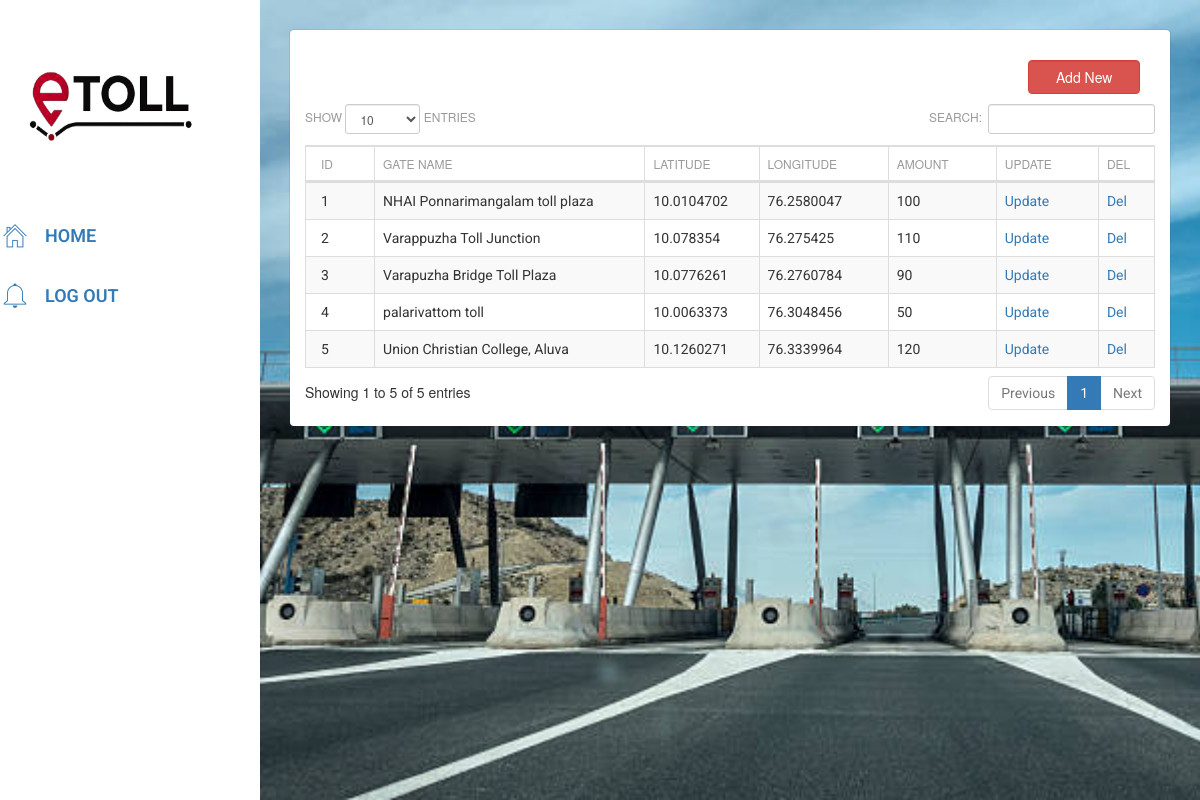
Page /php/E-Toll/toll/select.php on the committed database.
### tables this page shows
CREATE TABLE IF NOT EXISTS `toll` (
  `id` int(10) NOT NULL AUTO_INCREMENT,
  `gate_name` varchar(100) NOT NULL,
  `latitude` varchar(100) NOT NULL,
  `longitude` varchar(100) NOT NULL,
  `amount` varchar(100) NOT NULL,
  PRIMARY KEY (`id`)
);

### php/E-Toll/toll/tables.php (called while the page is built, shortened)
<?php
$table="toll";
?>

### php/E-Toll/toll/select.php (the view, shortened to what this page needs)
<?php
include("tables.php");
include("../header_inner.php");
$i=0;
?>
		<link rel="stylesheet" type="text/css" href="datatables.min.css">
<div class="">
<?php
	echo "<div class='col-sm-2' style='float:right;margin-bottom:10px;'><form action='form.php' method='post'><input type='submit' name='view' value='Add New' class='form-control btn-danger'></form></div>";
?>
<div class="clearfix"></div>
<table id="example" class="table table-striped table-bordered dataTable no-footer" cellspacing="0"  role="grid" aria-describedby="example_info" >
          <?php
		  include("../connection.php");
	?>
	<?php
		  $result2 = mysqli_query($con,"SHOW FIELDS FROM $table");
 echo "<thead><tr>";
while ($row2 = mysqli_fetch_array($result2))
 {
  $name=$row2['Field'];
  echo "<th>".
  str_replace('_', ' ', $name)
  ."</th>";
 $i++;
 }
 echo "
<th>Update</th>
 <th>Del</th>
 </tr></thead>";
   echo "<tbody>";
 	$result = mysqli_query($con,"SELECT * FROM $table ");
		while($row = mysqli_fetch_array($result))
		{
		$id=$row['0'];
		echo "<tr>";
		for($k=0;$k<$i;$k++)
		{
			if($k==30)
			{
			  $sql2 = "select *  from customer where id='$_SESSION[userid]' ";
    $result2 = mysqli_query($con, $sql2) or die("Error in Selecting " . mysqli_error($connection));
$row2 =mysqli_fetch_array($result2);
			echo "<td >  $row2[contact_person]</td>";
			}
			elseif($k==31)
			{
			echo "<td class='hiddentd'> $row[content] </td>";
			}
				elseif($k==40)
			{
			echo "<td > <img src='uploads/$row[$k]' width='100'></td>";
			}
			else
			{
			echo "<td >$row[$k]</td>";
			}
		}
			echo "
			<td><a href='update.php?id=$id'>Update</a></td>
			<td><a href='?del_id=$id' onclick='return rem()'>Del</a></td>
			</tr>";
		}
        ?>
        </tbody>
    </table>
    </div>

### rows in the picture
toll: id "1", gate_name "NHAI Ponnarimangalam toll plaza", latitude "10.0104702", longitude "76.2580047", amount "100"
toll: id "2", gate_name "Varappuzha Toll Junction", latitude "10.078354", longitude "76.275425", amount "110"
toll: id "3", gate_name "Varapuzha Bridge Toll Plaza", latitude "10.0776261", longitude "76.2760784", amount "90"
toll: id "4", gate_name "palarivattom toll", latitude "10.0063373", longitude "76.3048456", amount "50"
toll: id "5", gate_name "Union Christian College, Aluva", latitude "10.1260271", longitude "76.3339964", amount "120"

### other values in the picture
str_replace('_', ' ', $name) "ID"
str_replace('_', ' ', $name) "GATE NAME"
str_replace('_', ' ', $name) "LATITUDE"
str_replace('_', ' ', $name) "LONGITUDE"
str_replace('_', ' ', $name) "AMOUNT"
